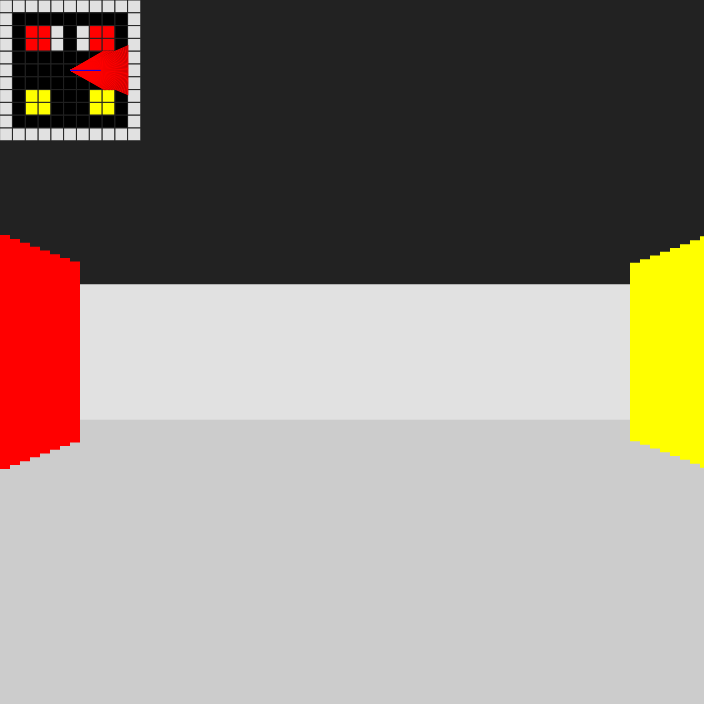
Frame 1 (no input)
Frame 60 (no input): identical to frame 1, image omitted
Frame 120 (the mouse pressed at the canvas centre since frame 60): identical to frame 1, image omitted

The p5.js sketch that drew this single still picture (run headless with seeded random() and noise() and a simulated clock; from frame 60 on, the mouse is pressed at the canvas centre):

// p5.js sketch
// ── sketch.js
const gridMap = new GridMap()
const player = new Player(gridMap)

let rays = []

function castRays() {
  // we need to clear rays before casting
  rays = []
  
  let rayAngle = player.angle - (FOV_ANGLE / 2)
  for (let i = 0; i < NUMBER_OF_RAYS; i++) {
    const ray = new Ray(rayAngle, player /* origin */, gridMap)
    ray.cast()
    rays.push(ray)

    rayAngle += FOV_ANGLE / NUMBER_OF_RAYS
  }
}

function setup() {
  createCanvas(SCREEN_WIDTH, SCREEN_HEIGHT)
}

function update() {
  player.update()
  castRays()
}

function draw() {
  noStroke()
  fill('#ccc')
  rect(
    0, SCREEN_HEIGHT / 2,
    SCREEN_WIDTH, SCREEN_HEIGHT / 2
  )
  fill('#222')
  rect(
    0, 0,
    SCREEN_WIDTH, SCREEN_HEIGHT / 2
  )

  update()

  rays.forEach((ray, index) => {
    // This will clear fish-eye effect
    const d = ray.distance * Math.cos(ray.rayAngle - player.angle)
    const { r, g, b } = ray.hitColor

    const projectionDistance = (SCREEN_WIDTH / 2) / Math.tan(FOV_ANGLE / 2)
    const projectionHeight = (TILE_SIZE / d) * projectionDistance

    // maybe we need to map it like 0 - 255 or 0 - 1
    const fog = 255

    noStroke()
    fill(r, g, b, fog)
    rect(
      index * RAY_WIDTH,
      SCREEN_HEIGHT / 2 - projectionHeight / 2,
      RAY_WIDTH,
      projectionHeight
    )
  })

  gridMap.render()
  for (const ray of rays) {
    ray.render()
  }
  player.render()
}

function keyPressed() {
  switch (keyCode) {
    case RIGHT_ARROW:
      player.rotationDirection = 1
      break
    case LEFT_ARROW:
      player.rotationDirection = -1
      break
    case UP_ARROW:
      player.moveDirection = 1
      break
    case DOWN_ARROW:
      player.moveDirection = -1
      break
  }
}

function keyReleased() {
  switch (keyCode) {
    case RIGHT_ARROW:
    case LEFT_ARROW:
      player.rotationDirection = 0
      break
    case UP_ARROW:
    case DOWN_ARROW:
      player.moveDirection = 0
      break
  }
}

// ── constants.js
const TILE_SIZE = 64
const NUMBER_OF_ROWS = 11
const NUMBER_OF_COLS = 11
const SCREEN_WIDTH = NUMBER_OF_COLS * TILE_SIZE
const SCREEN_HEIGHT = NUMBER_OF_ROWS * TILE_SIZE
const RAY_WIDTH = 10
const NUMBER_OF_RAYS = SCREEN_WIDTH / RAY_WIDTH
const FOV_ANGLE = 60 * (Math.PI / 180)
const SCALE_FACTOR = 0.2

// ── grid-map.js
/*
 *
 * 1, 2, 3 -> Wall with Shading
 * 0 -> Walkable blocks
 *
 */

class GridMap {
  constructor() {
    this.grid = [
      [1, 1, 1, 1, 1, 1, 1, 1, 1, 1, 1],
      [1, 0, 0, 0, 0, 0, 0, 0, 0, 0, 1],
      [1, 0, 2, 2, 1, 0, 1, 2, 2, 0, 1],
      [1, 0, 2, 2, 1, 0, 1, 2, 2, 0, 1],
      [1, 0, 0, 0, 0, 0, 0, 0, 0, 0, 1],
      [1, 0, 0, 0, 0, 0, 0, 0, 0, 0, 1],
      [1, 0, 0, 0, 0, 0, 0, 0, 0, 0, 1],
      [1, 0, 3, 3, 0, 0, 0, 3, 3, 0, 1],
      [1, 0, 3, 3, 0, 0, 0, 3, 3, 0, 1],
      [1, 0, 0, 0, 0, 0, 0, 0, 0, 0, 1],
      [1, 1, 1, 1, 1, 1, 1, 1, 1, 1, 1],
    ]
  }

  getBlockValue(x, y) {
    const gridX = Math.floor(x / TILE_SIZE)
    const gridY = Math.floor(y / TILE_SIZE)

    return this.grid[gridY][gridX]
  }

  isWalkable(x, y) {
    if (x < 0 || x > SCREEN_WIDTH || y < 0 || y > SCREEN_HEIGHT) {
      return false
    }

    const gridX = Math.floor(x / TILE_SIZE)
    const gridY = Math.floor(y / TILE_SIZE)

    return this.grid[gridY][gridX] === 0
  }

  render() {
    for (let rowIndex = 0; rowIndex < NUMBER_OF_ROWS; rowIndex++)
      for (let colIndex = 0; colIndex < NUMBER_OF_COLS; colIndex++) {
        const tileX = colIndex * TILE_SIZE
        const tileY = rowIndex * TILE_SIZE
        const tileValue = this.grid[rowIndex][colIndex]
        const { r, g, b } = getColorBy(tileValue)

        stroke('#222')
        fill(`rgba(${r}, ${g}, ${b}, 255)`)
        rect(
          SCALE_FACTOR * tileX,
          SCALE_FACTOR * tileY,
          SCALE_FACTOR * TILE_SIZE,
          SCALE_FACTOR * TILE_SIZE,
        )
      }
  }
}

// ── player.js
class Player {
  constructor(grid) {
    this.grid = grid
    this.x = SCREEN_WIDTH / 2
    this.y = SCREEN_HEIGHT / 2
    this.angle = 0

    this.moveSpeed = 3.0
    this.rotationSpeed = 3 * (Math.PI / 180)

    this.moveDirection = 0
    this.rotationDirection = 0
  }

  update() {
    this.angle += this.rotationDirection * this.rotationSpeed

    const move = this.moveDirection * this.moveSpeed
    const moveX = this.x + Math.cos(this.angle) * move
    const moveY = this.y + Math.sin(this.angle) * move

    if (this.grid.isWalkable(moveX, moveY)) {
      this.x = moveX
      this.y = moveY
    }
  }

  render() {
    noStroke()
    fill('blue')
    circle(SCALE_FACTOR * this.x, SCALE_FACTOR * this.y, SCALE_FACTOR * 4 /* radius */)

    const directionAmplifier = 30
    stroke('blue')
    line(
     SCALE_FACTOR * this.x,
     SCALE_FACTOR * this.y,
     SCALE_FACTOR * this.x + Math.cos(this.angle) * directionAmplifier,
     SCALE_FACTOR * this.y + Math.sin(this.angle) * directionAmplifier
    )
  }
}

// ── ray.js
class Ray {
  constructor(rayAngle, rayOrigin, grid) {
    this.grid = grid
    this.rayAngle = normalizeAngle(rayAngle)
    this.rayOrigin = rayOrigin

    this.rayFacingDown = 
      this.rayAngle > 0 && this.rayAngle < Math.PI

    this.rayFacingUp = !this.rayFacingDown

    this.rayFacingRight =
      this.rayAngle < 0.5 * Math.PI || this.rayAngle > 1.5 * Math.PI

    this.rayFacingLeft = !this.rayFacingRight

    this.hitX = 0
    this.hitY = 0
    this.hitColor = null
    this.distance = 0
  }

  cast() {
    //// horizontal check
    let horizontalHit = false
    let horizontalHitX = 0
    let horizontalHitY = 0
    let horizontalHitColor = getColorBy(-1)

    let interceptY = Math.floor(this.rayOrigin.y / TILE_SIZE) * TILE_SIZE
    interceptY += this.rayFacingDown ? TILE_SIZE : 0

    let interceptX = 
      this.rayOrigin.x + (interceptY - this.rayOrigin.y) / Math.tan(this.rayAngle)

    let stepY = TILE_SIZE
    stepY *= this.rayFacingUp ? -1 : 1

    let stepX = TILE_SIZE / Math.tan(this.rayAngle)
    stepX *= this.rayFacingLeft && stepX > 0 ? -1 : 1
    stepX *= this.rayFacingRight && stepX < 0 ? -1 : 1

    let nextHorizontalX = interceptX
    let nextHorizontalY = interceptY

    if (this.rayFacingUp) {
      nextHorizontalY--
    }

    while (
      nextHorizontalX >= 0 && nextHorizontalX <= SCREEN_WIDTH &&
      nextHorizontalY >= 0 && nextHorizontalY <= SCREEN_HEIGHT
    ) {
      const isWalkable = this.grid.isWalkable(nextHorizontalX, nextHorizontalY)
      if (!isWalkable) {
        const blockValue = 
          this.grid.getBlockValue(nextHorizontalX, nextHorizontalY)

        horizontalHit = true
        horizontalHitX = nextHorizontalX
        horizontalHitY = nextHorizontalY
        horizontalHitColor = getColorBy(blockValue)
        break
      } else {
        nextHorizontalX += stepX
        nextHorizontalY += stepY
      }
    }

    // vertical check
    let verticalHit = false
    let verticalHitX = 0
    let verticalHitY = 0
    let verticalHitColor = getColorBy(-1)

    let vertInterceptX = Math.floor(this.rayOrigin.x / TILE_SIZE) * TILE_SIZE
    vertInterceptX += this.rayFacingRight ? TILE_SIZE : 0

    let vertInterceptY =
      this.rayOrigin.y + (vertInterceptX - this.rayOrigin.x) * Math.tan(this.rayAngle)

    let vertStepX = TILE_SIZE
    vertStepX *= this.rayFacingLeft ? -1 : 1

    let vertStepY = TILE_SIZE * Math.tan(this.rayAngle)
    vertStepY *= this.rayFacingUp && vertStepY > 0 ? -1 : 1
    vertStepY *= this.rayFacingDown && vertStepY < 0 ? -1 : 1

    let nextVerticalX = vertInterceptX
    let nextVerticalY = vertInterceptY

    if (this.rayFacingLeft) {
      nextVerticalX--
    }

    while (
      nextVerticalX >= 0 && nextVerticalX <= SCREEN_WIDTH &&
      nextVerticalY >= 0 && nextVerticalY <= SCREEN_HEIGHT
    ) {
      const isWalkable = this.grid.isWalkable(nextVerticalX, nextVerticalY)
      if (!isWalkable) {
        const blockValue =
          this.grid.getBlockValue(nextVerticalX, nextVerticalY)

        verticalHit = true
        verticalHitX = nextVerticalX
        verticalHitY = nextVerticalY
        verticalHitColor = getColorBy(blockValue)
        break
      } else {
        nextVerticalX += vertStepX
        nextVerticalY += vertStepY
      }
    }

    let horizontalDistance = horizontalHit
      ? distanceBetweenPoints(
          this.rayOrigin.x, this.rayOrigin.y,
          horizontalHitX, horizontalHitY
        )
      : Number.MAX_VALUE

    let verticalDistance = verticalHit
      ? distanceBetweenPoints(
          this.rayOrigin.x, this.rayOrigin.y,
          verticalHitX, verticalHitY
        )
      : Number.MAX_VALUE

    if (verticalDistance < horizontalDistance) {
      this.hitX = verticalHitX
      this.hitY = verticalHitY
      this.hitColor = verticalHitColor
      this.distance = verticalDistance
    } else {
      this.hitX = horizontalHitX
      this.hitY = horizontalHitY
      this.hitColor = horizontalHitColor
      this.distance = horizontalDistance
    }
  }

  render() {
    stroke('red')
    line(
      SCALE_FACTOR * this.rayOrigin.x,
      SCALE_FACTOR * this.rayOrigin.y,
      SCALE_FACTOR * this.hitX,
      SCALE_FACTOR * this.hitY
      // this.rayOrigin.x + Math.cos(this.rayAngle) * 30 /* amplifier */,
      // this.rayOrigin.y + Math.sin(this.rayAngle) * 30 /* amplifier */
    )
  }
}

// ── utils.js
function normalizeAngle(angle) {
  let newAngle = angle % (2 * Math.PI)
  if (newAngle < 0)
    newAngle = (2 * Math.PI) + newAngle
  return newAngle
}

function distanceBetweenPoints(x1, y1, x2, y2) {
  return Math.sqrt(Math.pow(x2 - x1, 2) + Math.pow(y2 - y1, 2 /* DUMB MOVE */))
}

function getColorBy(value) {
  switch (value) {
    case 1:
      return { r: 225, g: 225, b: 225 }
    case 2:
      return { r: 255, g: 0, b: 0 }
    case 3:
      return { r: 255, g: 255, b: 0 }
    default:
      return { r: 0, g: 0, b: 0 }
  }
}
